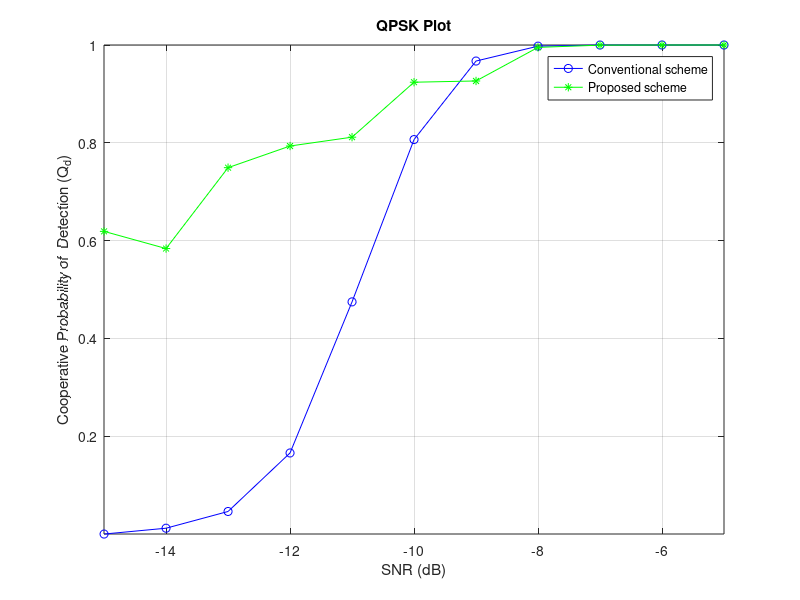
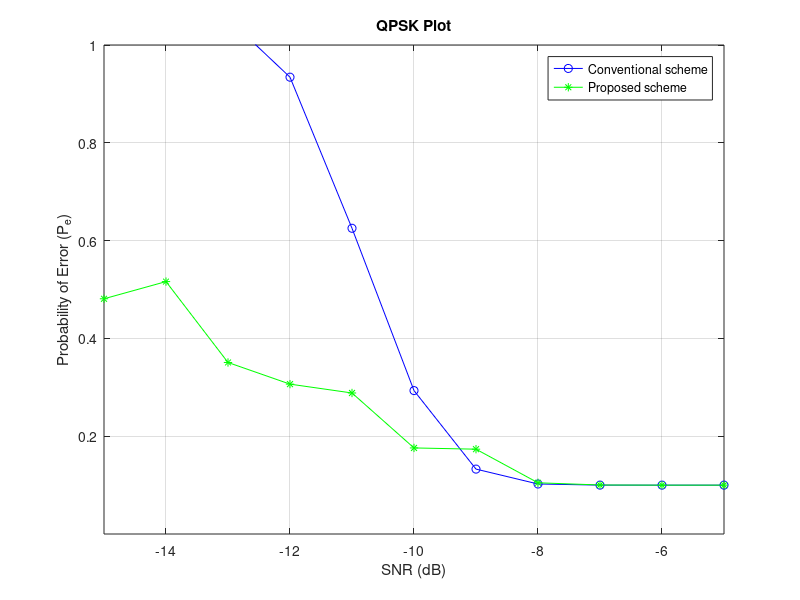

Write the MATLAB code that produced these figures, in order.
%QPSKg4
clc
clear all
close all

format long

N = 200;  
%snr_dB =-8; %dB
%snr = 10.^(snr_dB./10);
Pf = 0.01:0.01:1;
uc = 0.1;
%% QPSK Signal

L=1500;
data = round(rand(1,L));                               % Data sequence
uni2bip=2*data-1;                                      % Convert unipolar to bipolar
T=1;                                                   % Bit duration
Eb=T/2;                                                % This will result in unit amplitude waveforms
fc=3/T;                                                % Carrier frequency
t=linspace(0,5,1500);                                  % discrete time sequence between 0 and 5*T (15000 samples)
K=length(t);                                           % Number of samples
Nsb=K/length(data);                                    % Number of samples per bit
dd=repmat(data',1,Nsb);                                % replicate each bit Nsb times
bb=repmat(uni2bip',1,Nsb); dw=dd';                     % Transpose the rows and columns
dw=dw(:)'; 

%------ Convert dw to a column vector (colum by column) and convert to a row vector
bw=bb';
bw=bw(:)';                                             % Data sequence samples
w=sqrt(2*2*Eb/T)*cos(2*pi*fc*t + 3*pi/4);                         % carrier waveform
qpsk_w=bw.*w;                                          % modulated waveform


 %% Probabilty of double threshold
u=1000; 
Pfa = 0.1;
snr_dB =-15:1:-5; %dB
snr = 10.^(snr_dB./10);
for m=1:5
 for i =1:length(snr)
              Dcv=0;
              Dps0=0;
              Dps1 = 1;
              K = 0;
              W=5-K;
              FC_E=0;
          for j = 1:1000

%      lambda(i)=gammaincinv(1-Pf(i),u)*2; %theshold
%      Pdth(i)=marcumq(sqrt(2*snr),sqrt(lambda(i)),u);

        %-----AWGN noise with mean 0 and variance -----%
         Noise = randn(1,N); 
         vn=var(Noise);
         %-----Real valued Gaussian Primary User Signal------% 

         Signal = sqrt(snr(i)).*qpsk_w(1:200);
         vs=var(Signal);

         Recv_Sig = Signal + Noise; % Received signal at SU 1

         Energy = abs(Recv_Sig).^2; % Energy of received signal over N samples

         %------- Threshold-----------

         Threshold_0(i) = N*vn + qfuncinv(Pfa)*sqrt(2*N*vn^2);
         Threshold_1(i) = (1-uc)*Threshold_0(i);
         Threshold_2(i) = (1+uc)*Threshold_0(i);


         %-----Computation of Test statistic for energy detection-----%
         X(m) =sum(Energy);

         %% ------------------Conventional---------------------
           if X(m) >= Threshold_0(i)
               Dcv = Dcv +1;
           end

        %% Proposed scheme

            if X(m) <= Threshold_1(i)
               FC(m) = 0;
               Dps0 = Dps0 +1 ;
               K=K+1;
               Lf(K)=FC(m);
           elseif  X(m) >= Threshold_2(i) 
              FC(m) = 1;
              Dps1 = Dps1 + 1;
              K=K+1;
              Lf(K)=FC(m);
           else
               FC(m) = X(m);
               FC_E=FC_E+FC(m);
               if W~=0
    X_avg = FC_E/W;
    if (X_avg < Threshold_0(i))
        Lf(K+1) = 0;
    else
        Lf(K+1) = 1;
    end
               end
            end
        end      
     Pdcv(m,i) = Dcv/j;
     Pdps(m,i) = Dps1/j;
     Pfps(m,i) = Dps0/j;
     Pdps(K+1,i) = qfunc((Threshold_0(i) -N*(vn+vs))./(sqrt(2*N*(vn+vs)^2)));
  end

end


for i=1:length(snr)
     PdcvOR(i)=1-prod(1-Pdcv(:,i));
     PdpsOR(i)=1-prod(1-Pdps(:,i));
 end

plot(snr_dB,PdcvOR,'b-o',snr_dB,PdpsOR,'g-*');
grid on
axis([-15.001,-5,0.0001,1]);
xlabel('SNR (dB)');
ylabel('Cooperative Probability of  Detection (Q_d)');
legend('Conventional scheme','Proposed scheme');
title('QPSK Plot')
figure
for i=1:length(snr_dB)
    Pecv(i)=Pfa+1-PdcvOR(i);
    Peps(i)=Pfa+1-PdpsOR(i);
end
plot(snr_dB,Pecv,'b-o',snr_dB,Peps,'g-*');
grid on
xlabel('SNR (dB)');
axis([-15,-5,0.0001,1])
ylabel('Probability of Error (P_e)');
legend('Conventional scheme','Proposed scheme');
title('QPSK Plot')